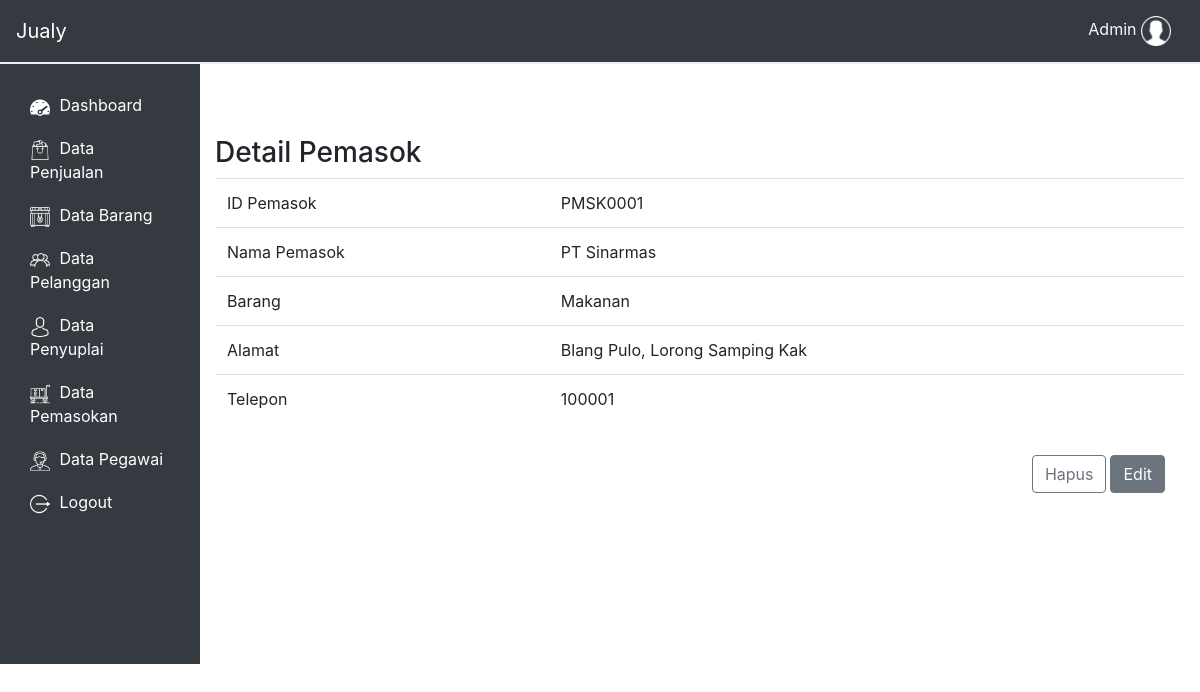
Page /dashboard/pemasok_detail.php?id=PMSK0001 (signed in) on the committed database.
### tables this page shows
CREATE TABLE `pemasok` (
  `id_pemasok` varchar(8) NOT NULL,
  `nama_pemasok` varchar(30) NOT NULL,
  `alamat` varchar(30) NOT NULL,
  `telepon` int(13) NOT NULL,
  `barang` set('Makanan','Minuman','Rumah Tangga') NOT NULL
);

### dashboard/functions/act.php (called while the page is built, shortened)
<?php
    function ambil($query){
        global $link;
        if($ambil = mysqli_query($link, $query) or die(mysqli_error())){
            return $ambil;
        }
    }
    function detail_pemasok($id) {
        $query = "SELECT * FROM pemasok
                    WHERE id_pemasok='$id'";
        return ambil($query);
    }
?>

### dashboard/pemasok_detail.php (the view, shortened to what this page needs)
<?php
    $id = $_GET['id'];
    require_once 'view/header.php';
    $data = detail_pemasok($id);
    while ($row = mysqli_fetch_array($data)){
?>
<br>
<br>
<br>
    <div class="container">
        <div class="row no-gutters">
            <h3>Detail Pemasok</h3>
            <table class="table table-hover">
                    <tr>
                        <td>ID Pemasok</td>
                        <td><?= $row['id_pemasok'] ?></td>
                    </tr>
                    <tr>
                        <td>Nama Pemasok</td>
                        <td><?= $row['nama_pemasok'] ?></td>
                    </tr>
                    <tr>
                        <td>Barang</td>
                        <td><?= $row['barang'] ?></td>
                    </tr>
                    <tr>
                        <td>Alamat</td>
                        <td><?= $row['alamat'] ?></td>
                    </tr>
                    <tr>
                        <td>Telepon</td>
                        <td><?= $row['telepon'] ?></td>
                    </tr>
                <? } ?>
            </table>
        </div>
    </div>
<div class="container">
    <div class="row no-gutters justify-content-end my-3 mr-3">
        <button type="button" class="btn btn-outline-secondary"
        onclick="if(confirm('Apakah kamu yakin ingin menghapus barang ini?')){
                 location.href='pemasok_hapus.php?id=<?= $id ?>'
                 }">
         Hapus
        </button>
        <a href="pemasok_edit.php?id=<?= $id ?>" class="btn btn-secondary mx-1">Edit</a>
    </div>
</div>
<?php require_once 'view/footer.php' ?>

### dashboard/main.css (style rules this page uses)
* { margin: 0; padding: 0; }

### rows in the picture
pemasok: id_pemasok "PMSK0001", nama_pemasok "PT Sinarmas", barang "Makanan", alamat "Blang Pulo, Lorong Samping Kak", telepon "100001"

### other values in the picture
$username "Admin"
